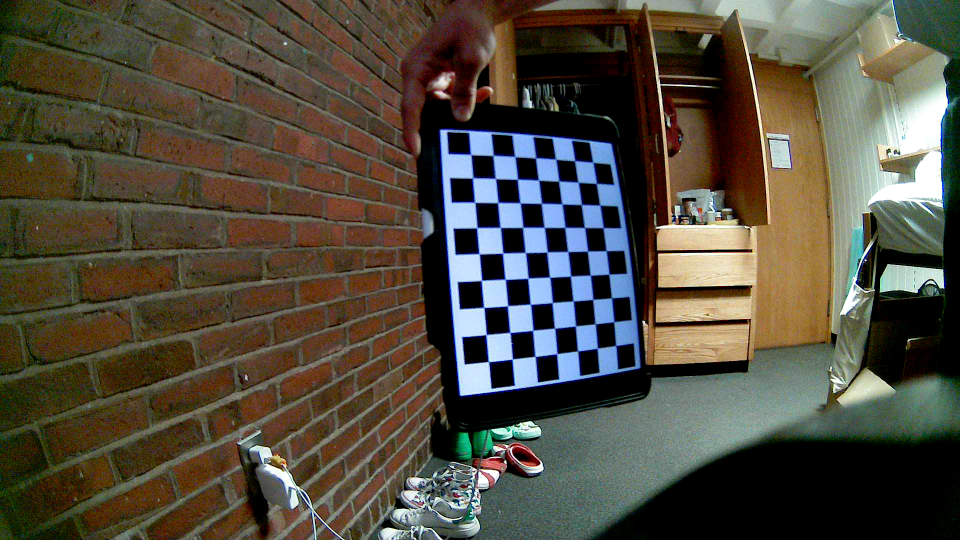
#> input picture stereo_calib_images/L_13.png, 1920 x 1080 px, given in place of L_39.png, which was not available (shown at 1/2 size)
$ python undistorted_stereo_stream.py
#> lines starting #> are read from the running program, lines starting #| are printed output that depends on the picture; pictures that were not available may be replaced by others from this repository, and a replacement may not be noted
import cv2 as cv
import numpy as np

DIM=(1920, 1080)
KL=np.array([[914.6609693549937, 0.0, 996.710617938969], [0.0, 967.9244752752224, 531.9164424060089], [0.0, 0.0, 1.0]])
DL=np.array([[-0.1356783973167512], [0.15271796879021393], [-0.14927909026390898], [0.054553322922445247]])
KR=np.array([[894.3158759020713, 0.0, 1005.5147253984019], [0.0, 953.7162638446257, 550.0046766951555], [0.0, 0.0, 1.0]])
DR=np.array([[-0.03029069271100218], [-0.05098557630346465], [0.03042968864943995], [-0.007140226075471247]])
R=np.array([[0.8778242267055131, 0.03825565357540778, -0.4774527536609107], [-0.017035265337028843, 0.9986682915118547, 0.04869746670711228], [0.47867987919251936, -0.03461428171017962, 0.8773069159410083]])
T=np.array([[-3.0558948932592864], [0.09397400596710861], [-0.8536105947709979]])

R1,R2,P1,P2,Q = cv.fisheye.stereoRectify(KL,DL,KR,DR,DIM,R,T,cv.fisheye.CALIB_ZERO_DISPARITY)

#undistortion
L_undist_map=cv.fisheye.initUndistortRectifyMap(KL,DL,np.identity(3),KL,DIM,cv.CV_32FC1)
R_undist_map=cv.fisheye.initUndistortRectifyMap(KR,DR,np.identity(3),KR,DIM,cv.CV_32FC1)

#reprojectto3d
left1, left2 = cv.fisheye.initUndistortRectifyMap(KL, DL, R1, P1, DIM, cv.CV_32FC1)
right1, right2 = cv.fisheye.initUndistortRectifyMap(KR,DR, R2, P2, DIM, cv.CV_32FC1)

stereo=cv.StereoSGBM_create(16,15)

cap0 = cv.VideoCapture(1)
cap1 = cv.VideoCapture(2)
cv.namedWindow("main", cv.WINDOW_NORMAL)

while True:
    # ret0, left = cap1.read()
    # ret1, right = cap0.read()
    left = cv.imread("L_39.png")
#> left is the input picture: shape (1080, 1920, 3); mean B, G, R 62.2, 75.4, 80.8
    right = cv.imread("R_39.png")
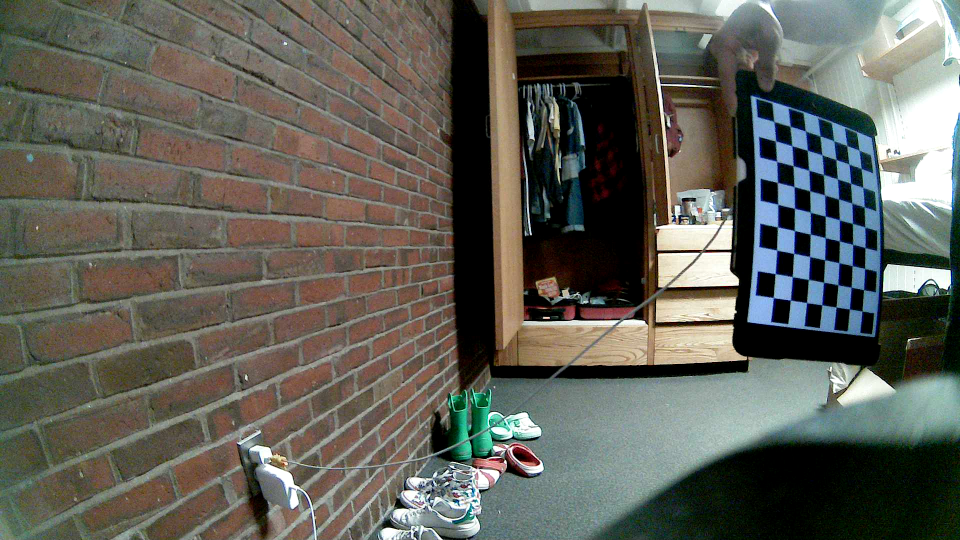
#> input picture stereo_calib_images/L_20.png, 1920 x 1080 px, given in place of R_39.png, which was not available (shown at 1/2 size)
#> right is the input picture: shape (1080, 1920, 3); mean B, G, R 87.6, 95.7, 95.8

    # fixedLeft = cv.remap(left, L_undist_map[0], L_undist_map[1], cv.INTER_LINEAR)
    # fixedRight = cv.remap(right, R_undist_map[0], R_undist_map[1], cv.INTER_LINEAR)

    fixedLeft = cv.remap(left, left1, left2, cv.INTER_LINEAR)
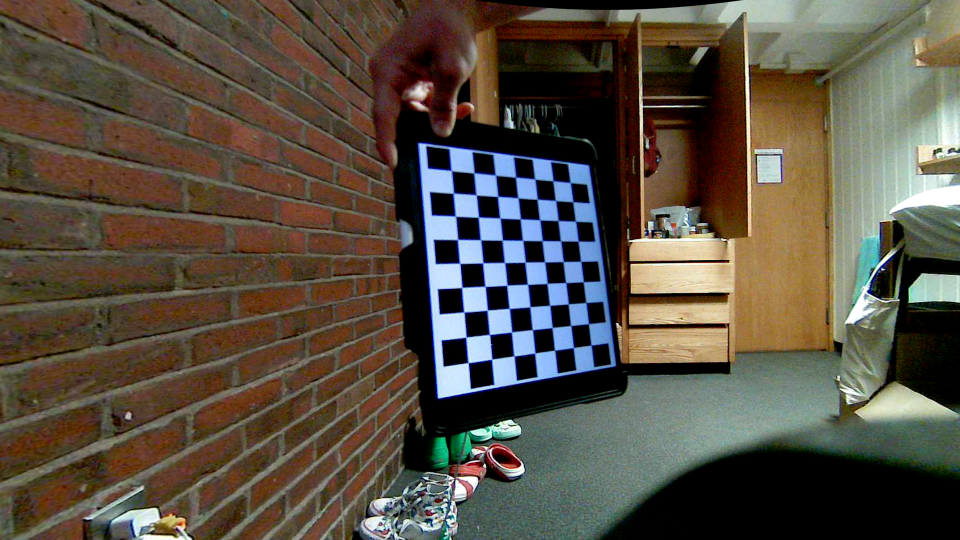
#> fixedLeft: shape (1080, 1920, 3) (shown at 1/2 size); mean B, G, R 66.5, 79.1, 87.3
    fixedRight = cv.remap(right, right1, right2, cv.INTER_LINEAR)
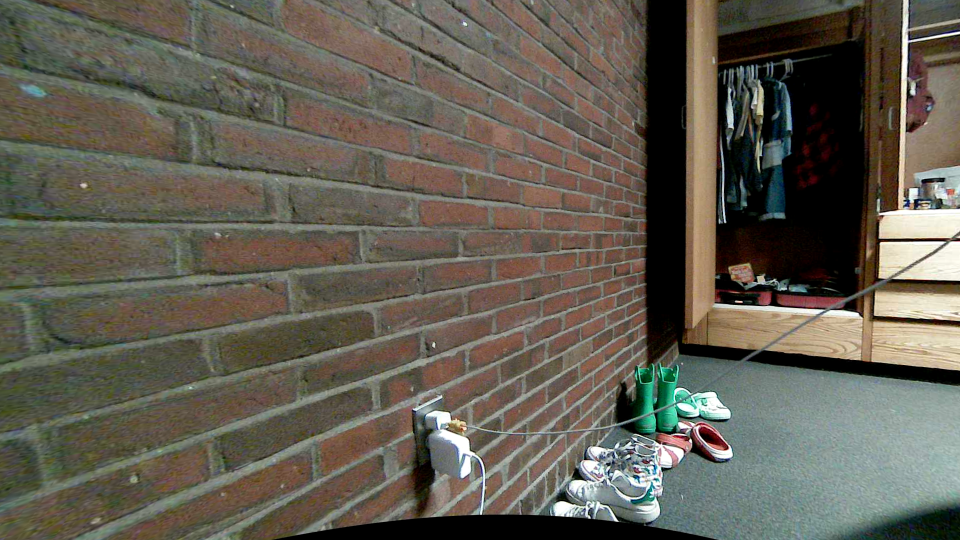
#> fixedRight: shape (1080, 1920, 3) (shown at 1/2 size); mean B, G, R 82.2, 93.6, 98

    grayLeft = cv.cvtColor(fixedLeft, cv.COLOR_BGR2GRAY)
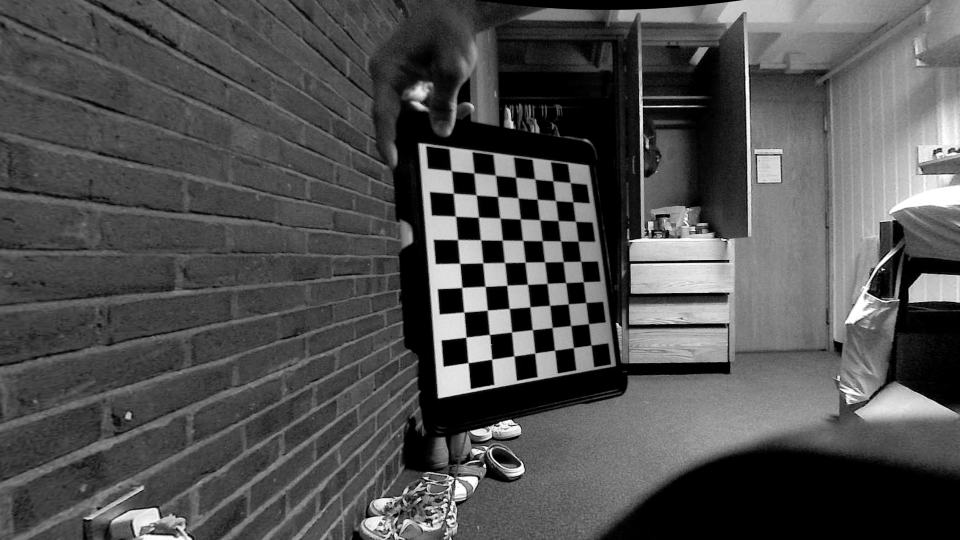
#> grayLeft: shape (1080, 1920) (shown at 1/2 size); min 0, max 255, mean 80.1
    grayRight = cv.cvtColor(fixedRight, cv.COLOR_BGR2GRAY)
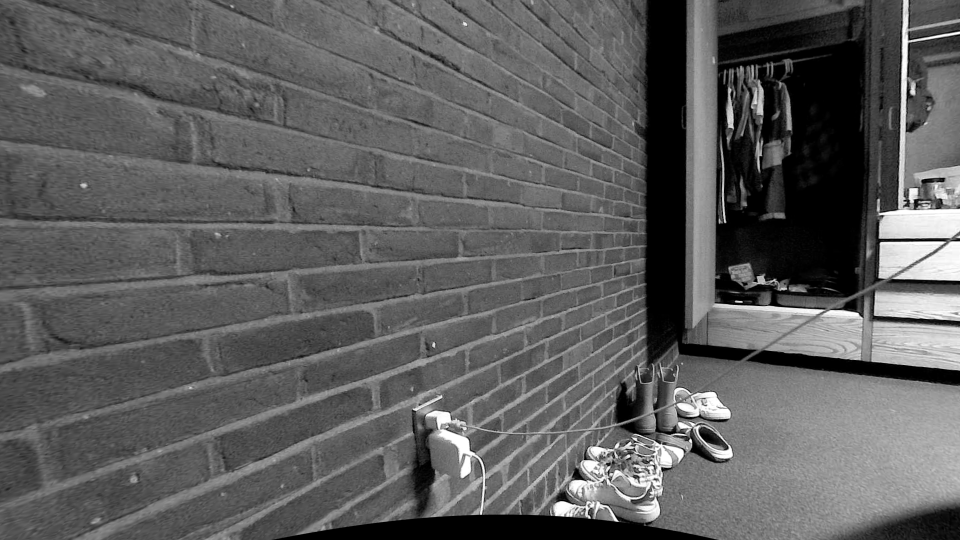
#> grayRight: shape (1080, 1920) (shown at 1/2 size); min 0, max 255, mean 93.6
    disparity = stereo.compute(grayLeft, grayRight)
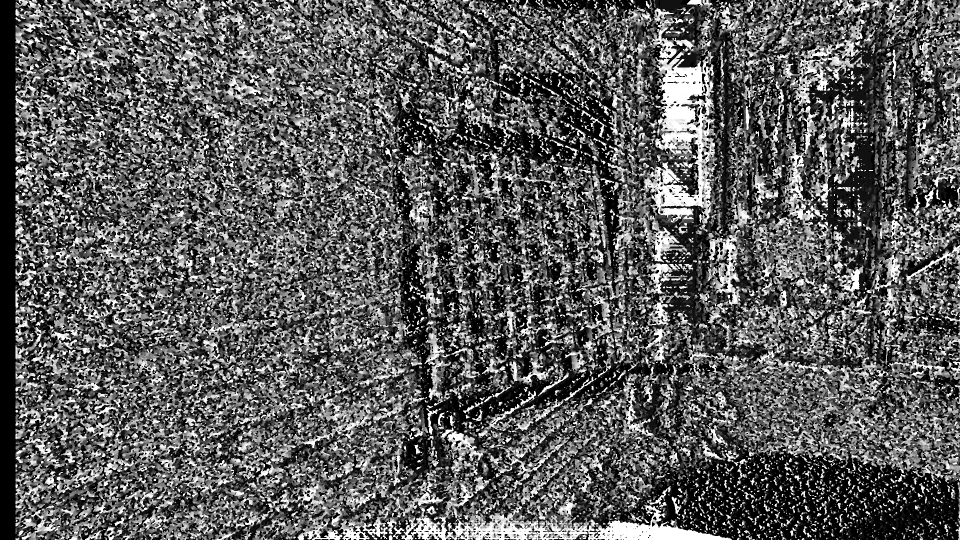
#> disparity: shape (1080, 1920) int16 (shown at 1/2 size); min 240, max 480, mean 326.5; drawn with min black and max white
    norm_disparity = cv.normalize(disparity, None, alpha=0, beta=255, norm_type=cv.NORM_MINMAX, dtype=cv.CV_8U)

    # cv.imshow('left', grayLeft)
    # cv.imshow('right', grayRight)
    cv.imshow('depth', norm_disparity)
    #cv.imshow('stereo', fixed)

    k = cv.waitKey(1)
#> (key Esc is pressed here)
    if k%256 == 27:
        # ESC pressed
        print("Escape hit, closing...")
        break

cap0.release()
cap1.release()
cv.destroyAllWindows()
